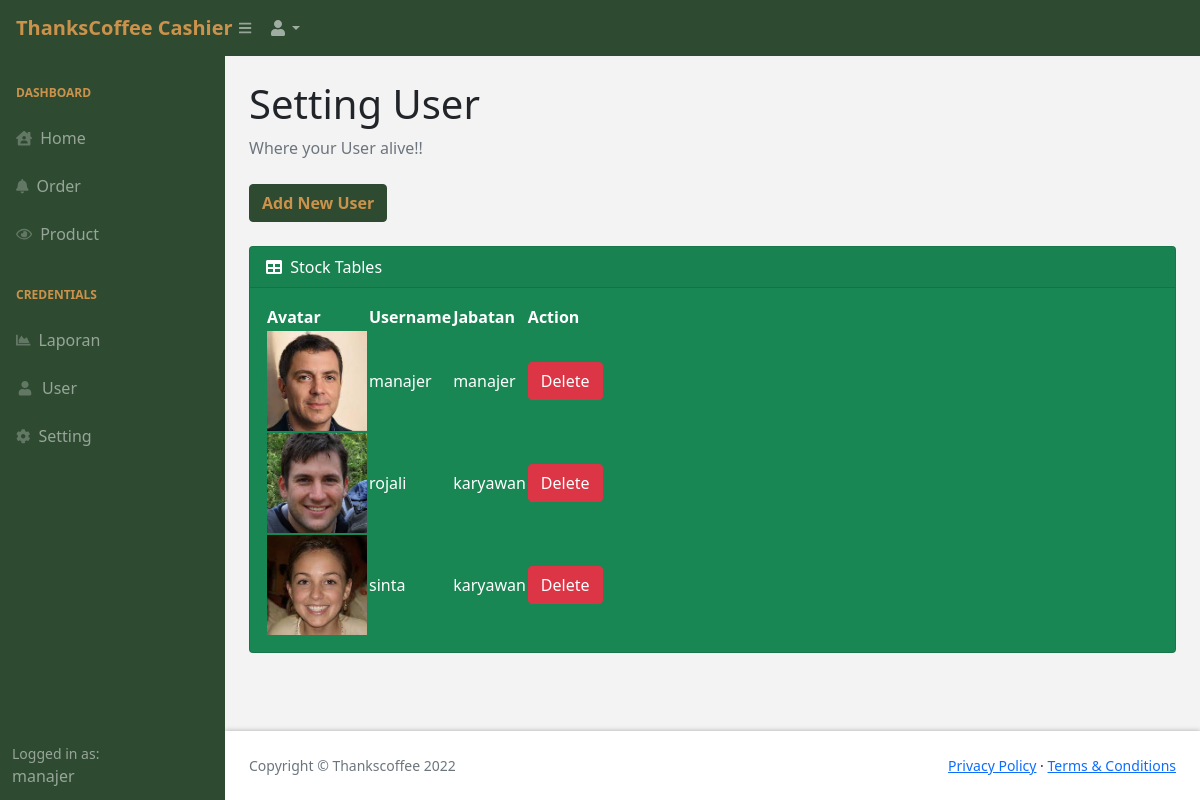
Page /admin/user.php (signed in) on the committed database.
### tables this page shows
CREATE TABLE `user` (
  `username` varchar(20) NOT NULL,
  `password` varchar(50) NOT NULL,
  `jabatan` enum('manajer','karyawan') NOT NULL,
  `avatar` varchar(100) NOT NULL
);

### admin/user.php (the view, shortened to what this page needs)
<?php
    include 'template.php';
?>
            <div id="layoutSidenav_content">
                <main>
                    <div class="container-fluid px-4">
                        <h1 class="mt-4">Setting User</h1>
                        <ol class="breadcrumb mb-4">
                            <li class="breadcrumb-item active">Where your User alive!! </li>
                        </ol>
                        <button type="button" class="btn btn-info-thanks mb-4" data-bs-toggle="modal" data-bs-target="#addUser">
                            Add New User
                        </button>
                        <div class="card mb-4">
                            <div class="card-header" style="color: #ffff;">
                                <i class="fas fa-table me-1"></i>
                                Stock Tables
                            </div>
                            <div class="card-body" style="color: #ffff;">
                                <table id="datatablesSimple" style="color: #ffff;">
                                    <thead>
                                        <tr>
                                            <th>Avatar</th>
                                            <th>Username</th>
                                            <th>Jabatan</th>
                                            <th>Action</th>
                                        </tr>
                                    </thead>
                                    <tbody>
                                    <?php
                                    $sql = "SELECT * FROM user";
                                    $result = mysqli_query($koneksi,$sql);
                                    while($row = mysqli_fetch_row($result)){
                                       echo "<tr>";
                                        echo "<td><img src='".$row[3]."'height='100' width='100'></td>";
                                        echo "<td>".$row[0]."</td>";
                                        echo "<td>".$row[2]."</td>";
                                        echo "<td>";
                                            echo "<form method='post' action='function/delete_user.php'>";
                                            echo "<input type='submit' class='btn btn-danger' value='Delete'></input>";
                                            echo "</form>";
                                        echo "</td>";
                                        echo "</tr>";
                                    }
                                    ?>
                                    </tbody>
                                </table>
                            </div>
                        </div>
                    </div>
                </main>
                <?php include 'footer.php'; ?>

### rows in the picture
user: avatar (picture), username "manajer", jabatan "manajer"
user: avatar (picture), username "rojali", jabatan "karyawan"
user: avatar (picture), username "sinta", jabatan "karyawan"

### other values in the picture
$_SESSION['user']['username'] "manajer"
